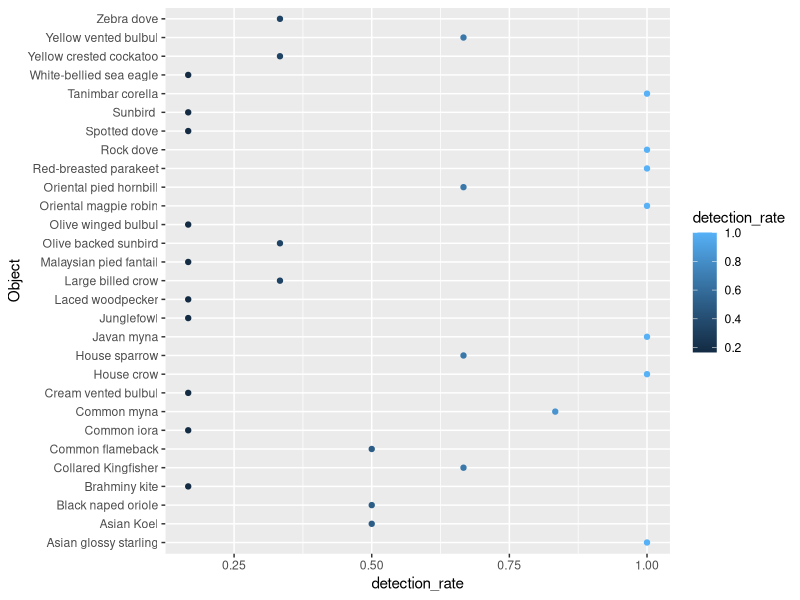
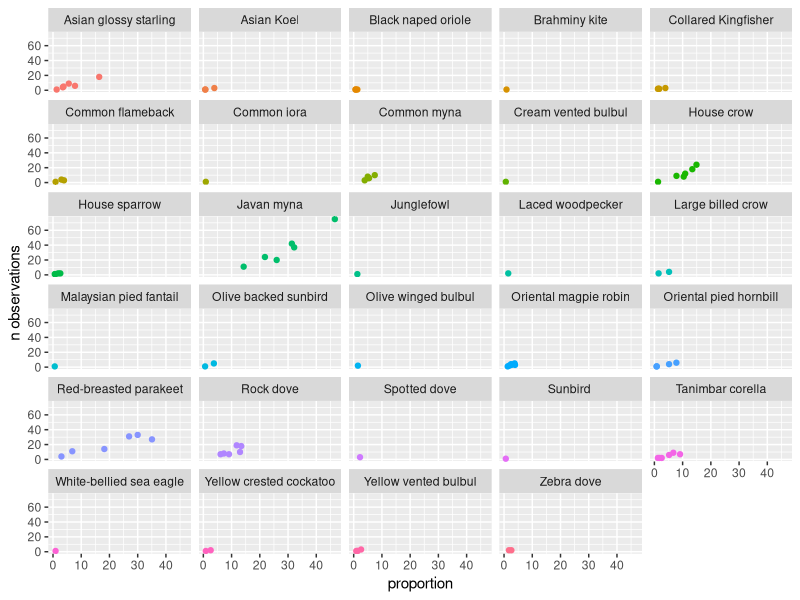
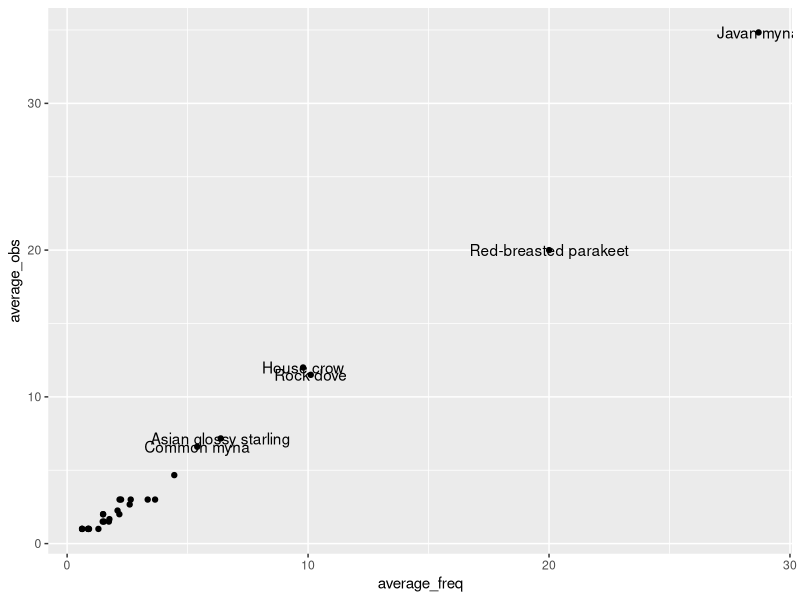
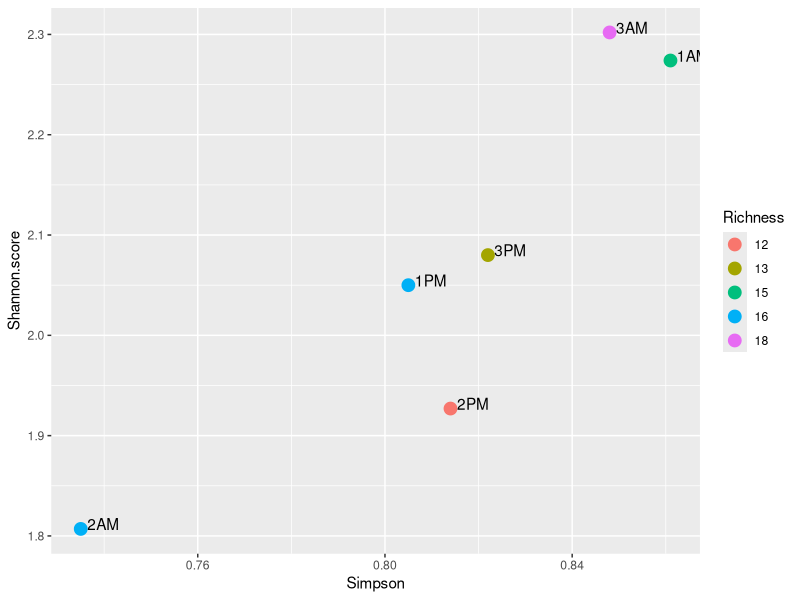

Reproduce these figures in R, in order.
library(tidyverse)
library(dplyr)

changi<-read.csv("Composition.csv")
ls(changi)
unique(changi$Object)
view(changi)

changi$Object<-factor(changi$Object)

#detections
# https://www.frontiersin.org/articles/10.3389/fevo.2021.671492/full

# detection rates----

#prepare data
a<-changi %>% 
  select(id,Object) %>% # these fields 
  group_by(id,Object) %>% # grouping
  summarise(n = n_distinct(Object)) # for identification
view(a)

#calculate rates
b<-a %>% 
  spread(key=id,value=n) %>% # spread data set
  replace(is.na(.), 0) %>%  #replace NA
  mutate(detections = rowSums(across(where(is.numeric)))) %>% 
    mutate(detection_rate =detections/6) %>% 
  arrange(desc(detection_rate)) %>% 
  relocate(detection_rate, .after = Object)
print(b)

b %>% 
  ggplot(aes(detection_rate,Object,color=detection_rate))+
  geom_point()

# total species / species richness

unique(changi$Object) # by name
n_distinct(changi$Object) # by qty
# 29 is the species richness

# proportions----

porp<-changi %>%
  group_by(id,Object)%>%
  summarize(n=n())%>%
  mutate(freq=n/sum(n)*100)
view(porp)

porp2<-porp %>% 
  group_by(Object) %>% 
  summarize(average_obs=mean(n),
            average_freq=mean(freq)) %>% 
  arrange(desc(average_obs))

# changing the above for vegan analysis
counts<-porp %>% 
  select(-freq) %>%  
  spread(key=Object,value=n) %>% 
  replace(is.na(.), 0)# spread data set
view(counts)

# average daily population----

counts_2<-porp%>% 
  select(-freq) %>%  
  spread(key=id,value=n) %>% 
  replace(is.na(.), 0) %>% 
  mutate(total_count = rowSums(across(where(is.numeric)))) %>% 
  mutate(avg_count = total_count/6) %>% 
  arrange(desc(avg_count))
view(counts_2)

counts_2.1<-porp%>% 
  select(-freq) %>%  
  spread(key=Object,value=n) %>% 
  replace(is.na(.), 0) %>% 
  mutate(total_count = rowSums(across(where(is.numeric)))) %>% 
  mutate(avg_count = total_count/6)
view(counts_2.1)

freq<-porp%>% 
  select(-n) %>%  
  spread(key=Object,value=freq) %>% 
  replace(is.na(.), 0)
view(freq)

# chart all species count and propoertion
ggplot(porp,aes(freq,n,color=Object))+
  geom_point()+
  facet_wrap(~Object,ncol = 5)+
  theme(legend.position = "none")+
  labs(x="proportion",y="n observations")
        
# aggregated
ggplot(porp2,aes(average_freq,average_obs))+
         geom_point()+
  geom_text(data=subset(porp2, average_freq > 5),
            aes(average_freq,average_obs,label=Object))+
  theme(legend.position = "none")
  

#ALPHA biodiversity----
library(vegan)
#use dataset: counts and convert plots to row names
# I have to rename the rows to be the plots
counts3<-counts %>% 
  remove_rownames %>% 
  column_to_rownames(var="id")
view(counts3)

#
#Richness----
fun.1<-function(x){sum(x>0)}
ch_richness<-apply(counts3, 1, FUN=fun.1)
richness<-data.frame(ch_richness)
colnames(richness)<-"Richness"
view(richness)

#Shannon index----
for (counts3.row in 1:6)
{shannon<- matrix(diversity(counts3[,], index = "shannon"))}
shannon<-round(shannon,3)
#Adjusting output names of rows and columns
row.names(shannon)<-row.names(counts3)
colnames(shannon)<-"Shannon score"
view(shannon)

#Simpson index----
for (counts3.row in 1:6)
{simpson<- matrix(diversity(counts3[,], index = "simpson"))}
simpson<-round(simpson,3)
#Adjusting the names of rows and columns
row.names(simpson)<-row.names(counts3)
colnames(simpson)<-"Simpson"
view(simpson)

#Putting together all indices
indices<-cbind(richness, shannon, simpson)
indices<-data.frame(indices)
View(indices)
indices$Richness<-factor(indices$Richness)


library(ggplot2)
p<-ggplot(data=indices,aes(x=Simpson,y=Shannon.score,
                           label=row.names(indices))) +
  geom_point(aes(color=Richness), size=4) +
  geom_text(hjust=-0.2,vjust=0.1)
p  
p<-p+ylim(1.5,2.5)+xlim(0.72, 0.88)             

